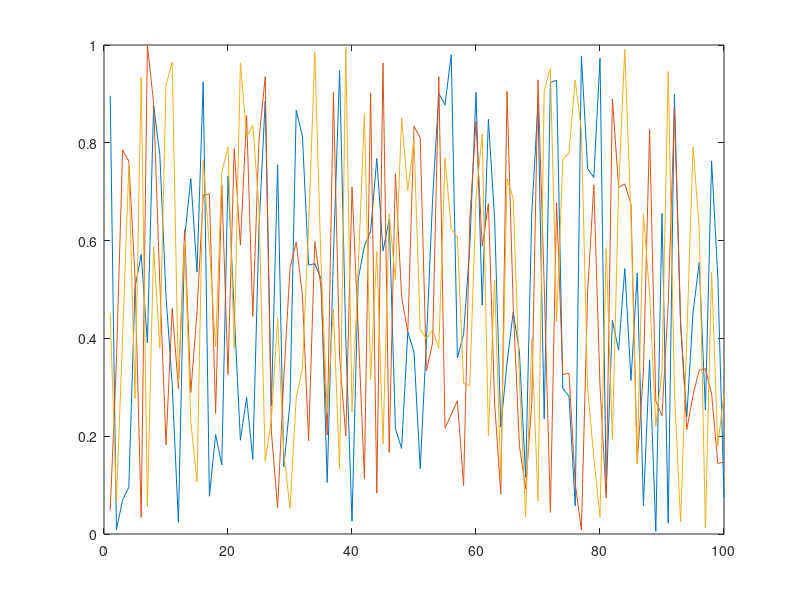

Recreate this plot in MATLAB.
function result = test_legend_002
result = false;
a = figure;
plot(rand(100,3));
legend('first','second','third');
drawnow;
legend('off');
drawnow;
close(a);
result = true;
